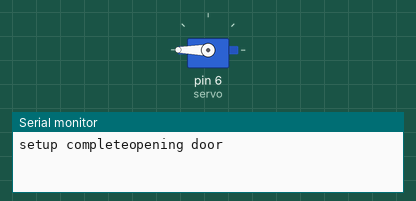
Simulated run of this sketch. Board: Arduino Uno, built with avr-gcc and run on an emulated ATmega328P. Parts: servo, the last lines printed to the serial monitor.

Above: at 0.05 s.
At 5.0 s:
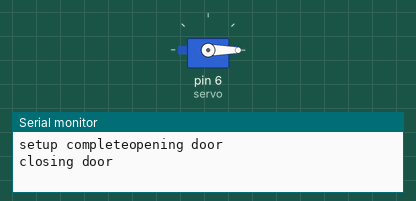
At 10.0 s:
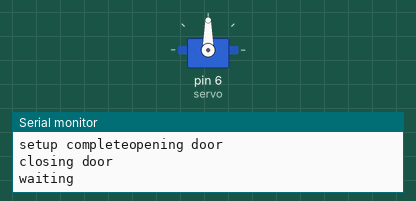
Timing chart, 0 to 13.0 s (numbered marks = the images above):
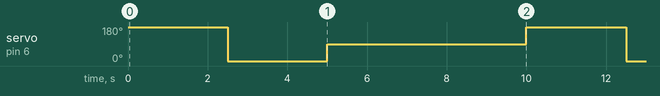

The sketch:

_360servotest.ino
```cpp
#include <Servo.h>

Servo servo;
unsigned long mark = 0;

void setup() {
  Serial.begin(9600);
  servo.attach(6);
  Serial.write("setup complete");
}

void loop() {
  servo.write(180);
  Serial.println("opening door");
  delay(2500);
  servo.write(0);
  Serial.println("closing door");
  delay(2500);
  servo.write(90);
  Serial.println("waiting\n");
  delay(5000);
}
```

Measured:
- by itself, servo on pin 6 (servo): repeats every 10.0 s: 90° 5.0 s, 180° 2.5 s, 0° 2.5 s
